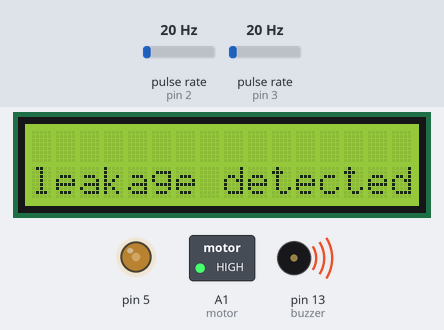
Simulated run of this sketch. Board: Arduino Uno, built with avr-gcc and run on an emulated ATmega328P. Shown: 16×2 character LCD, switched loads named in the sketch (green lamp = pin HIGH), output pins drawn as LEDs (lit = HIGH), buzzer (waves = sounding, pin HIGH). Wiring (inferred from the names in the program): 2 × pulse sensor: data pin 2 / data pin 3. The inputs (shaded band) are chosen by the test bench; at power-on: pulse rate (sensors on pin 3, pin 2) 20 Hz. Pins used as bus, display or sensor lines are not drawn; what the sketch prints to the serial monitor is not drawn.

Above: at 1.2 s.
1.3 s: pulse rate (sensor on pin 3) set to 100 Hz
At 4.0 s:
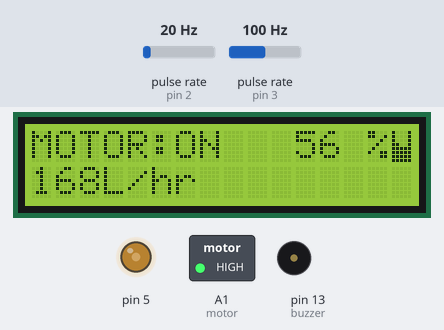
4.3 s: pulse rate (sensor on pin 3) set to 150 Hz
At 6.2 s:
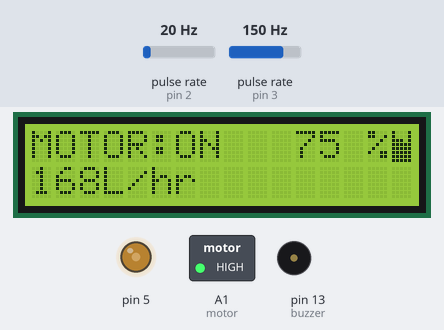
6.8 s: pulse rate (sensor on pin 2) set to 14 Hz
At 9.7 s:
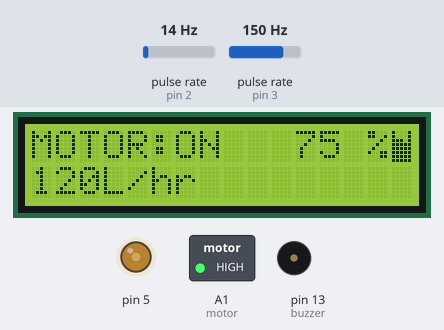
9.8 s: pulse rate (sensor on pin 2) set to 11 Hz
At 12.3 s:
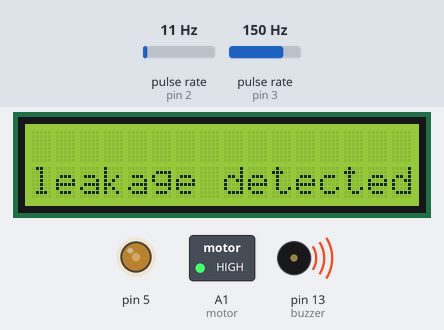
12.8 s: pulse rate (sensor on pin 3) set to 98 Hz
At 15.6 s:
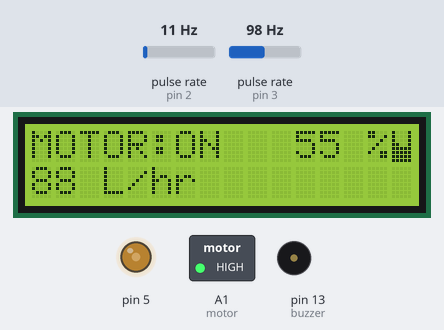
15.8 s: pulse rate (sensor on pin 3) set to 102 Hz
At 18.8 s:
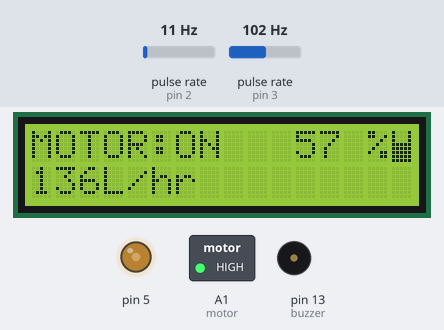
Timing chart, 0 to 19.8 s (numbered marks = the images above; inputs shaded):
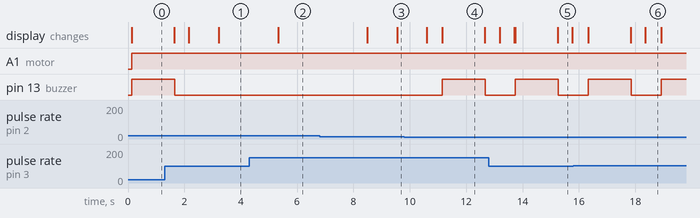

The sketch:

UltrasonicSensorlevels.ino
```cpp
#include <LiquidCrystal.h>
#pragma GCC push_options
#pragma GCC optimize ("Os")
#pragma GCC pop_options


//constants.....

const int tankheight = 150; // height of a tank
const int contrast = 100; // display contrast
const int hfg= 100; //height of a tank From Ground
const float seoffset = 20; //sensor Offset distance
const int tankradius = 20; //radius of the tank
const int maxdepth = tankheight*9/10;  //the depth of water at which motor will stop fill
const int mindepth = tankheight/10;  //the depth of water at which motor will start again
const int buzzer = 13;

// Entry Points and Interrupt Handlers
long var_duration;
float var_lenthincm;
float lastValue;
String lastWord;
int realdepth,mappedDepth;
volatile int flow_frequency; // Measures flow sensor pulses
unsigned int l_hour = 0; // Calculated litres/hour
unsigned char flowsensor = 2; // Sensor Input
unsigned long currentTime;
unsigned long cloopTime;

byte container[8]={
    B10001,
    B10001,
    B10001,
    B10001,
    B10001,
    B10001,
    B10001,
    B11111
    };
byte container10[8]={
    B10001,
    B10001,
    B10001,
    B10001,
    B10001,
    B11001,
    B11111,
    B11111
    };


byte container25[8]={
    B10001,
    B10001,
    B10001,
    B10001,
    B10011,
    B11111,
    B11111,
    B11111
    };

byte container50[8]={
    B10001,
    B10001,
    B10001,
    B11001,
    B11111,
    B11111,
    B11111,
    B11111
    };

byte container65[8]={
    B10001,
    B10001,
    B10001,
    B11111,
    B11111,
    B11111,
    B11111,
    B11111
    };

byte container75[8]={
    B10001,
    B10001,
    B11101,
    B11111,
    B11111,
    B11111,
    B11111,
    B11111
    };


byte container99[8]={
    B10001,
    B10001,
    B11111,
    B11111,
    B11111,
    B11111,
    B11111,
    B11111
    };
byte container100[8]={
    B10001,
    B11111,
    B11111,
    B11111,
    B11111,
    B11111,
    B11111,
    B11111
    };


void flow () // Interrupt function
{
   flow_frequency++;
}

LiquidCrystal lcd(6,7,8,9,10,11,12);

void printResult(int a) {
  lcd.clear();
  lcd.setCursor(0,0);
  lcd.print("MOTOR:");
  lcd.setCursor(6,0);
  if(bitRead(PORTC,1)> 0){lcd.print("ON"); }else{lcd.print("OFF");}  //printing motor state
  lcd.setCursor(11, 0);
  lcd.print(map(a,0,tankheight,0,100));
  lcd.setCursor(14, 0);
  lcd.print("%");
  lcd.setCursor(15, 0);
  int ind = map(a,0,tankheight,0,7);
  lcd.write(byte(ind));
  lcd.setCursor(0,1);
  lcd.print(l_hour, DEC);
  lcd.setCursor(3,1);
  lcd.print("L/hr");
}

void startfilling() {

  lastWord = "startfill";
  digitalWrite(A1, HIGH);
  Serial.println(lastWord);
}

void stopfilling() {
  lastWord = "stopfill";
  digitalWrite(A1, LOW);
  Serial.println(lastWord);
  }

void updateDisplay(){

};

void setup () {
 lcd.begin(16,2); //initialize the lcd
 lcd.createChar(0,container);
 lcd.createChar(1,container10);
 lcd.createChar(2,container25);
 lcd.createChar(3,container50);
 lcd.createChar(4,container65);
 lcd.createChar(5,container75);
 lcd.createChar(6,container99);
 lcd.createChar(7,container100);

 pinMode(3, INPUT); // echo for ultrasonic sensor
 pinMode(2, INPUT);// flow rate
 pinMode(5, OUTPUT); /// display contrast
 pinMode(4, OUTPUT); // trigger ultrasonic sensor
 pinMode(13, OUTPUT); //buzzer
 pinMode(A1, OUTPUT);  // motor
 analogWrite(5, contrast); //setting contrast
 attachInterrupt(digitalPinToInterrupt(2),flow, RISING);
 lcd.setCursor(1,1);
 lcd.print("HI THERE!");

 Serial.begin(9600,0x06);

if(tankradius < 0.13165*(seoffset + tankheight)){
   Serial.println(" Please increase radius or reduce offset distance ");
 }

 }
void loop () {
  // put your main code here, to run repeatedly:
  digitalWrite(4, true);
  delay(10);
  digitalWrite(4, false);
  var_duration = pulseIn(3, HIGH, 1000000);
  var_lenthincm = var_duration * 0.034 / 2;

  realdepth = seoffset + tankheight - var_lenthincm ;
  //Serial.println(realdepth);
  mappedDepth = constrain( realdepth, 0 , tankheight );
  //Serial.println(mappedDepth);
  int percentdepth = map(mappedDepth, 0, tankheight, 0, 100);
  //Serial.println(percentdepth);

  if (mappedDepth >  mindepth && mappedDepth < maxdepth) {
    if (lastValue != realdepth) {
      Serial.println("The depth is now :");
      Serial.print(realdepth);
      Serial.println("\nwhich is equal to :");
      Serial.print(percentdepth);
      Serial.print("%\n");   // shows water level in %

    }
  } else if (mappedDepth > maxdepth) {
    if (lastWord != "TankFull") {
      Serial.println("Water is full.");
      stopfilling();
      lastWord = "TankFull"; // if tank is full
      }
  } else if (mappedDepth < mindepth ) {
    if (lastWord != "TankEmpty") {
      Serial.println("Danger, tank is empty.");
      startfilling();
      lastWord = "TankEmpty"; //if tank is empty
    }
  } else {
    if (lastWord != "notank") {
      Serial.println("Please, put a tank");
      stopfilling();
      lastWord = "noTank";
    }
  }
     currentTime = millis();
   // Every second, calculate and print litres/hour
   if(currentTime >= (cloopTime + 1000))
   {
      cloopTime = currentTime; // Updates cloopTime
      // Pulse frequency (Hz) = 7.5Q, Q is flow rate in L/min.
      l_hour = (flow_frequency * 60 / 7.5); // (Pulse frequency x 60 min) / 7.5Q = flowrate in L/hour
      flow_frequency = 0; // Reset Counter
      Serial.println(l_hour);
      Serial.print(" L/hour");
      Serial.println("");
   }
   if(l_hour <= 100 && bitRead(PORTC,1)> 0){
   digitalWrite(buzzer,HIGH);
   lcd.clear();
   lcd.setCursor(0, 1);
   lcd.print("leakage detected!");
   delay(1000);
   }
   else{
   digitalWrite(buzzer,LOW);
   }

delay(500);

printResult(mappedDepth);
}
```

Measured:
- the behaviour switches between 13 and 12 Hz on pulse rate (sensor on pin 2) (found by bisection; images 3 and 4)
- after the input at 1.3 s, the display: first differs from a run without the input after 0.86 s (image 1 shows a later state)
- after the input at 4.3 s, the display: changes after 1.0 s (image 2)
- after the input at 6.8 s, the display: first changes after 1.7 s (image 3 shows a later state)
- after the input at 9.8 s, pin 13 (buzzer): LOW → HIGH after 1.4 s, → LOW 1.5 s later
- after the input at 12.8 s, the display: first differs from a run without the input after 0.91 s (image 5 shows a later state)
- after the input at 15.8 s, the display: first differs from a run without the input after 2.0 s (image 6 shows a later state)
